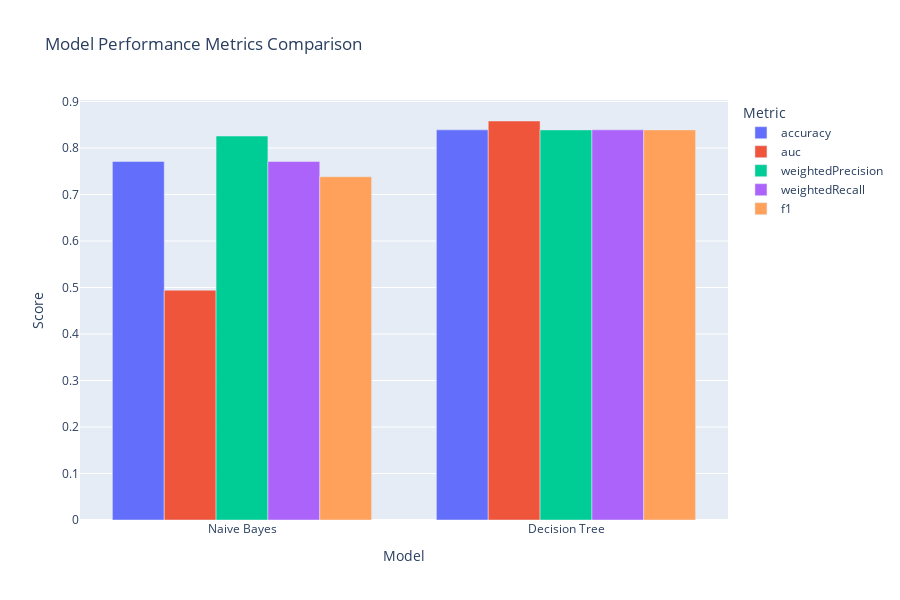

The cell this chart's notebook holds for it:
### Markdown cell above
## Step 6: Interactive Visualization with Plotly

### Code cell
# Interactive metrics comparison
if metrics_df is not None:
    # Prepare data for Plotly
    metrics_long = metrics_df.reset_index().melt(
        id_vars='model',
        var_name='metric',
        value_name='score'
    )
    
    # Create interactive bar chart
    fig = px.bar(metrics_long, x='model', y='score', color='metric',
                 barmode='group', title='Model Performance Metrics Comparison',
                 labels={'score': 'Score', 'model': 'Model', 'metric': 'Metric'})
    fig.update_layout(height=600, showlegend=True)
    
    # Save interactive plot as HTML
    html_path = os.path.join(reports_dir, 'interactive_metrics_comparison.html')
    fig.write_html(html_path)
    print(f"✓ Saved: {html_path}")
    
    # Also save as static image (requires kaleido)
    try:
        fig.write_image(os.path.join(reports_dir, 'interactive_metrics_comparison.png'), width=1200, height=600)
        print(f"✓ Saved: {os.path.join(reports_dir, 'interactive_metrics_comparison.png')}")
    except Exception as e:
        print(f"⚠ Could not save PNG (kaleido may not be installed): {e}")
        print("  HTML version saved successfully")
    
    fig.show()
else:
    print("Metrics not available for interactive visualization")

### Figure 1 — Plotly figure (JSON) as saved in the notebook; plotly's stock layout.template omitted (floating-point values rounded to 4 significant figures)
{"data": [{"alignmentgroup": "True", "hovertemplate": "Metric=accuracy<br>Model=%{x}<br>Score=%{y}<extra></extra>", "legendgroup": "accuracy", "marker": {"color": "#636efa", "pattern": {"shape": ""}}, "name": "accuracy", "offsetgroup": "accuracy", "orientation": "v", "showlegend": true, "textposition": "auto", "type": "bar", "x": ["Naive Bayes", "Decision Tree"], "xaxis": "x", "y": [0.7709, 0.839], "yaxis": "y"}, {"alignmentgroup": "True", "hovertemplate": "Metric=auc<br>Model=%{x}<br>Score=%{y}<extra></extra>", "legendgroup": "auc", "marker": {"color": "#EF553B", "pattern": {"shape": ""}}, "name": "auc", "offsetgroup": "auc", "orientation": "v", "showlegend": true, "textposition": "auto", "type": "bar", "x": ["Naive Bayes", "Decision Tree"], "xaxis": "x", "y": [0.4942, 0.8581], "yaxis": "y"}, {"alignmentgroup": "True", "hovertemplate": "Metric=weightedPrecision<br>Model=%{x}<br>Score=%{y}<extra></extra>", "legendgroup": "weightedPrecision", "marker": {"color": "#00cc96", "pattern": {"shape": ""}}, "name": "weightedPrecision", "offsetgroup": "weightedPrecision", "orientation": "v", "showlegend": true, "textposition": "auto", "type": "bar", "x": ["Naive Bayes", "Decision Tree"], "xaxis": "x", "y": [0.8257, 0.839], "yaxis": "y"}, {"alignmentgroup": "True", "hovertemplate": "Metric=weightedRecall<br>Model=%{x}<br>Score=%{y}<extra></extra>", "legendgroup": "weightedRecall", "marker": {"color": "#ab63fa", "pattern": {"shape": ""}}, "name": "weightedRecall", "offsetgroup": "weightedRecall", "orientation": "v", "showlegend": true, "textposition": "auto", "type": "bar", "x": ["Naive Bayes", "Decision Tree"], "xaxis": "x", "y": [0.7709, 0.839], "yaxis": "y"}, {"alignmentgroup": "True", "hovertemplate": "Metric=f1<br>Model=%{x}<br>Score=%{y}<extra></extra>", "legendgroup": "f1", "marker": {"color": "#FFA15A", "pattern": {"shape": ""}}, "name": "f1", "offsetgroup": "f1", "orientation": "v", "showlegend": true, "textposition": "auto", "type": "bar", "x": ["Naive Bayes", "Decision Tree"], "xaxis": "x", "y": [0.7382, 0.839], "yaxis": "y"}], "layout": {"barmode": "group", "height": 600, "legend": {"title": {"text": "Metric"}, "tracegroupgap": 0}, "showlegend": true, "title": {"text": "Model Performance Metrics Comparison"}, "xaxis": {"anchor": "y", "domain": [0, 1], "title": {"text": "Model"}}, "yaxis": {"anchor": "x", "domain": [0, 1], "title": {"text": "Score"}}}}
